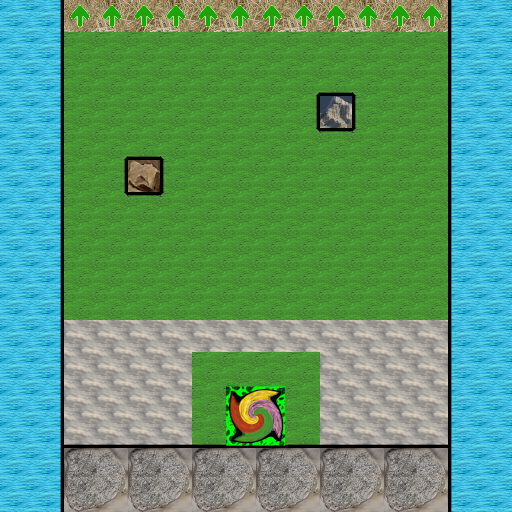

The image is a tile-based game level rendered from a .tmx file. Its description and complete source (layers, tilesets, objects, tile grids) follow:
An orthogonal 16x16 tile map with 32x32 px tiles, 3 tile layers (path, bottom, surface) and 17 objects.

<map version="1.2" tiledversion="1.3.2" orientation="orthogonal" renderorder="right-down" compressionlevel="0" width="16" height="16" tilewidth="32" tileheight="32" infinite="0" nextlayerid="10" nextobjectid="18">
 <tileset firstgid="1" name="ground_set" tilewidth="32" tileheight="32" tilecount="256" columns="16">
  <image source="../img/board/ground_set.png" width="512" height="512" />
 </tileset>
 <layer id="9" name="path" width="16" height="16">
  <data encoding="csv">
165,165,0,0,0,0,0,0,0,0,0,0,0,0,165,165,
0,0,0,0,0,0,0,0,0,0,0,0,0,0,0,0,
0,0,0,0,0,0,0,0,0,0,0,0,0,0,0,0,
0,0,0,0,0,0,0,0,0,0,0,0,0,0,0,0,
0,0,0,0,0,0,0,0,0,0,0,0,0,0,0,0,
0,0,0,0,0,0,0,0,0,0,0,0,0,0,0,0,
0,0,0,0,0,0,0,0,0,0,0,0,0,0,0,0,
0,0,0,0,0,0,0,0,0,0,0,0,0,0,0,0,
0,0,0,0,0,0,0,0,0,0,0,0,0,0,0,0,
0,0,0,0,0,0,0,0,0,0,0,0,0,0,0,0,
0,0,0,0,0,0,0,0,0,0,0,0,0,0,0,0,
0,0,0,0,0,0,0,0,0,0,0,0,0,0,0,0,
0,0,0,0,0,0,0,0,0,0,0,0,0,0,0,0,
0,0,0,0,0,0,0,0,0,0,0,0,0,0,0,0,
0,0,0,0,0,0,0,0,0,0,0,0,0,0,0,0,
0,0,0,0,0,0,0,0,0,0,0,0,0,0,0,0
</data>
 </layer>
 <layer id="1" name="bottom" width="16" height="16">
  <data encoding="csv">
18,18,165,179,180,179,180,179,180,179,180,179,180,165,17,18,
18,18,24,24,24,24,24,24,24,24,24,24,24,24,17,18,
18,18,24,24,24,24,24,24,24,24,40,24,24,24,17,18,
18,18,24,24,24,24,24,24,24,25,0,23,24,24,17,18,
18,18,24,24,40,24,24,24,24,24,8,24,24,24,17,18,
18,18,24,25,0,23,24,24,24,24,24,24,24,24,17,18,
18,18,24,24,8,24,24,24,24,24,24,24,24,24,17,18,
18,18,24,24,24,24,24,24,24,24,24,24,24,24,17,18,
18,18,24,24,24,24,24,24,24,24,24,24,24,24,17,18,
18,18,24,24,24,24,24,24,24,24,24,24,24,24,17,18,
18,18,21,21,21,21,21,21,21,21,21,21,21,21,17,18,
18,18,21,21,21,21,24,24,24,24,21,21,21,21,17,18,
18,18,21,21,21,21,24,24,24,24,21,21,21,21,17,18,
18,18,37,37,37,37,40,40,40,40,37,37,37,37,17,18,
18,18,73,74,73,74,73,74,73,74,73,74,73,74,17,18,
18,18,89,90,89,90,89,90,89,90,89,90,89,90,17,18
</data>
 </layer>
 <layer id="2" name="surface" width="16" height="16">
  <data encoding="csv">
0,19,151,151,151,151,151,151,151,151,151,151,151,151,0,0,
0,19,0,0,0,0,0,0,0,0,0,0,0,0,0,0,
0,19,0,0,0,0,0,0,0,101,0,102,0,0,0,0,
0,19,0,0,0,0,0,0,0,0,87,0,0,0,0,0,
0,19,0,101,0,102,0,0,0,117,0,118,0,0,0,0,
0,19,0,0,55,0,0,0,0,0,0,0,0,0,0,0,
0,19,0,117,0,118,0,0,0,0,0,0,0,0,0,0,
0,19,0,0,0,0,0,0,0,0,0,0,0,0,0,0,
0,19,0,0,0,0,0,0,0,0,0,0,0,0,0,0,
0,19,0,0,0,0,0,0,0,0,0,0,0,0,0,0,
0,19,0,0,0,0,0,0,0,0,0,0,0,0,0,0,
0,19,0,0,0,0,0,0,0,0,0,0,0,0,0,0,
0,19,0,0,0,0,0,161,162,0,0,0,0,0,0,0,
0,19,0,0,0,0,0,177,178,0,0,0,0,0,0,0,
0,19,0,0,0,0,0,0,0,0,0,0,0,0,0,0,
0,19,0,0,0,0,0,0,0,0,0,0,0,0,0,0
</data>
 </layer>
 <objectgroup id="3" name="obstacle">
  <object id="1" x="64" y="0">
   <polygon points="0,0 0,512 -64,512 -64,0" />
  </object>
  <object id="2" x="64" y="448">
   <polygon points="0,0 384,0 384,64 0,64" />
  </object>
  <object id="3" x="448" y="512">
   <polygon points="0,0 64,0 64,-512 0,-512" />
  </object>
  <object id="4" x="320" y="96">
   <polygon points="0,0 0,32 32,32 32,0" />
  </object>
  <object id="5" x="128" y="160">
   <polygon points="0,0 32,0 32,32 0,32" />
  </object>
  <object id="15" x="64" y="0">
   <polygon points="0,0 -32,0 -32,-96 0,-96" />
  </object>
  <object id="16" x="64" y="-96">
   <polygon points="0,0 384,0 384,32 0,32" />
  </object>
  <object id="17" x="448" y="-96">
   <polygon points="0,0 32,0 32,96 0,96" />
  </object>
 </objectgroup>
 <objectgroup id="4" name="pink" visible="0" />
 <objectgroup id="5" name="red" visible="0" />
 <objectgroup id="6" name="yellow" visible="0" />
 <objectgroup id="7" name="green" visible="0">
  <object id="6" x="192" y="352">
   <polygon points="0,0 0,96 128,96 128,0" />
  </object>
  <object id="7" x="64" y="320">
   <polygon points="0,0 384,0 384,-128 0,-128" />
  </object>
  <object id="8" x="128" y="192">
   <polygon points="0,0 0,-160 -64,-160 -64,0" />
  </object>
  <object id="9" x="128" y="160">
   <polygon points="0,0 192,0 192,-128 0,-128" />
  </object>
  <object id="10" x="160" y="160">
   <polygon points="0,0 0,32 288,32 288,0" />
  </object>
  <object id="11" x="320" y="32">
   <polygon points="0,0 0,64 128,64 128,0" />
  </object>
  <object id="12" x="352" y="96">
   <polygon points="0,0 0,64 96,64 96,0" />
  </object>
  <object id="13" x="352" y="160">
   <polygon points="0,0 -32,0 -32,-32 0,-32" />
  </object>
 </objectgroup>
 <objectgroup id="8" name="end" visible="0">
  <object id="14" x="64" y="0">
   <polygon points="0,0 0,15.3333 384,15.3333 384,0" />
  </object>
 </objectgroup>
</map>